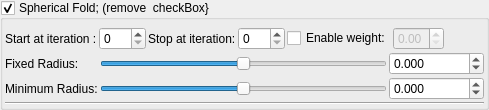
    <widget class="MyGroupBox" name="groupCheck_transform_sphericalFoldOriginal1_enabled">
     <property name="title">
      <string>Spherical Fold; (remove  checkBox}</string>
     </property>
     <property name="checkable">
      <bool>true</bool>
     </property>
     <layout class="QVBoxLayout" name="verticalLayout_12" stretch="0,0,0">
      <property name="spacing">
       <number>2</number>
      </property>
      <property name="leftMargin">
       <number>2</number>
      </property>
      <property name="topMargin">
       <number>2</number>
      </property>
      <property name="rightMargin">
       <number>2</number>
      </property>
      <property name="bottomMargin">
       <number>2</number>
      </property>
      <item>
       <layout class="QGridLayout" name="gridLayout_6">
        <property name="topMargin">
         <number>5</number>
        </property>
        <item row="0" column="4">
         <widget class="QCheckBox" name="checkBox_transform_sphericalFoldOriginal1_weight_enabled">
          <property name="text">
           <string>Enable weight:</string>
          </property>
         </widget>
        </item>
        <item row="0" column="3">
         <widget class="MySpinBox" name="spinboxInt_transform_sphericalFoldOriginal1_stop_iterations">
          <property name="sizePolicy">
           <sizepolicy hsizetype="Preferred" vsizetype="Maximum">
            <horstretch>0</horstretch>
            <verstretch>0</verstretch>
           </sizepolicy>
          </property>
          <property name="maximum">
           <number>250</number>
          </property>
         </widget>
        </item>
        <item row="0" column="0">
         <widget class="QLabel" name="label_65">
          <property name="text">
           <string>Start at iteration :</string>
          </property>
         </widget>
        </item>
        <item row="0" column="5">
         <widget class="MyDoubleSpinBox" name="spinbox_transform_sphericalFoldOriginal1_weight">
          <property name="enabled">
           <bool>false</bool>
          </property>
          <property name="sizePolicy">
           <sizepolicy hsizetype="Minimum" vsizetype="Maximum">
            <horstretch>0</horstretch>
            <verstretch>0</verstretch>
           </sizepolicy>
          </property>
          <property name="decimals">
           <number>2</number>
          </property>
          <property name="minimum">
           <double>0.000000000000000</double>
          </property>
          <property name="maximum">
           <double>1.000000000000000</double>
          </property>
          <property name="singleStep">
           <double>0.100000000000000</double>
          </property>
         </widget>
        </item>
        <item row="0" column="1">
         <widget class="MySpinBox" name="spinboxInt_transform_sphericalFoldOriginal1_start_iterations">
          <property name="sizePolicy">
           <sizepolicy hsizetype="Minimum" vsizetype="Maximum">
            <horstretch>0</horstretch>
            <verstretch>0</verstretch>
           </sizepolicy>
          </property>
          <property name="minimum">
           <number>0</number>
          </property>
          <property name="maximum">
           <number>250</number>
          </property>
          <property name="value">
           <number>0</number>
          </property>
         </widget>
        </item>
        <item row="0" column="2">
         <widget class="QLabel" name="label_27">
          <property name="text">
           <string>Stop at iteration:</string>
          </property>
         </widget>
        </item>
        <item row="0" column="6">
         <spacer name="horizontalSpacer_4">
          <property name="orientation">
           <enum>Qt::Horizontal</enum>
          </property>
          <property name="sizeHint" stdset="0">
           <size>
            <width>40</width>
            <height>20</height>
           </size>
          </property>
         </spacer>
        </item>
       </layout>
      </item>
      <item>
       <layout class="QGridLayout" name="gridLayout_15">
        <property name="spacing">
         <number>2</number>
        </property>
        <item row="0" column="0">
         <widget class="QLabel" name="label_5">
          <property name="text">
           <string>Fixed Radius:</string>
          </property>
         </widget>
        </item>
        <item row="1" column="0">
         <widget class="QLabel" name="label_9">
          <property name="text">
           <string>Minimum Radius:</string>
          </property>
         </widget>
        </item>
        <item row="0" column="1">
         <widget class="QSlider" name="slider_transform_mandelbox_folding_fixed_radius">
          <property name="sizePolicy">
           <sizepolicy hsizetype="Expanding" vsizetype="Maximum">
            <horstretch>0</horstretch>
            <verstretch>0</verstretch>
           </sizepolicy>
          </property>
          <property name="minimum">
           <number>-18000</number>
          </property>
          <property name="maximum">
           <number>18000</number>
          </property>
          <property name="value">
           <number>0</number>
          </property>
          <property name="sliderPosition">
           <number>0</number>
          </property>
          <property name="orientation">
           <enum>Qt::Horizontal</enum>
          </property>
         </widget>
        </item>
        <item row="0" column="2">
         <widget class="MyDoubleSpinBox" name="spinbox_transform_mandelbox_folding_fixed_radius">
          <property name="sizePolicy">
           <sizepolicy hsizetype="Minimum" vsizetype="Maximum">
            <horstretch>0</horstretch>
            <verstretch>0</verstretch>
           </sizepolicy>
          </property>
          <property name="prefix">
           <string/>
          </property>
          <property name="suffix">
           <string/>
          </property>
          <property name="decimals">
           <number>3</number>
          </property>
          <property name="minimum">
           <double>-36000.000000000000000</double>
          </property>
          <property name="maximum">
           <double>36000.000000000000000</double>
          </property>
          <property name="singleStep">
           <double>0.100000000000000</double>
          </property>
         </widget>
        </item>
        <item row="1" column="1">
         <widget class="QSlider" name="slider_transform_mandelbox_folding_min_radius">
          <property name="sizePolicy">
           <sizepolicy hsizetype="Expanding" vsizetype="Maximum">
            <horstretch>0</horstretch>
            <verstretch>0</verstretch>
           </sizepolicy>
          </property>
          <property name="minimum">
           <number>-18000</number>
          </property>
          <property name="maximum">
           <number>18000</number>
          </property>
          <property name="value">
           <number>0</number>
          </property>
          <property name="sliderPosition">
           <number>0</number>
          </property>
          <property name="orientation">
           <enum>Qt::Horizontal</enum>
          </property>
         </widget>
        </item>
        <item row="1" column="2">
         <widget class="MyDoubleSpinBox" name="spinbox_transform_mandelbox_folding_min_radius">
          <property name="sizePolicy">
           <sizepolicy hsizetype="Minimum" vsizetype="Maximum">
            <horstretch>0</horstretch>
            <verstretch>0</verstretch>
           </sizepolicy>
          </property>
          <property name="prefix">
           <string/>
          </property>
          <property name="suffix">
           <string/>
          </property>
          <property name="decimals">
           <number>3</number>
          </property>
          <property name="minimum">
           <double>-360000.000000000000000</double>
          </property>
          <property name="maximum">
           <double>360000.000000000000000</double>
          </property>
          <property name="singleStep">
           <double>0.100000000000000</double>
          </property>
         </widget>
        </item>
       </layout>
      </item>
      <item>
       <widget class="Line" name="line_13">
        <property name="orientation">
         <enum>Qt::Horizontal</enum>
        </property>
       </widget>
      </item>
     </layout>
    </widget>
